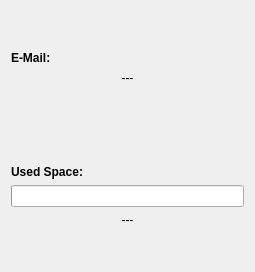
<?xml version="1.0" encoding="UTF-8"?>
<ui version="4.0">
 <class>AccountInfoPage</class>
 <widget class="QWidget" name="AccountInfoPage">
  <property name="geometry">
   <rect>
    <x>0</x>
    <y>0</y>
    <width>255</width>
    <height>272</height>
   </rect>
  </property>
  <property name="contextMenuPolicy">
   <enum>Qt::NoContextMenu</enum>
  </property>
  <property name="windowTitle">
   <string>Form</string>
  </property>
  <layout class="QVBoxLayout" name="verticalLayout_4">
   <item>
    <layout class="QVBoxLayout" name="verticalLayout">
     <item>
      <spacer name="verticalSpacer_2">
       <property name="orientation">
        <enum>Qt::Vertical</enum>
       </property>
       <property name="sizeHint" stdset="0">
        <size>
         <width>20</width>
         <height>40</height>
        </size>
       </property>
      </spacer>
     </item>
     <item>
      <widget class="QLabel" name="emailDisplayLabel">
       <property name="font">
        <font>
         <weight>75</weight>
         <bold>true</bold>
        </font>
       </property>
       <property name="contextMenuPolicy">
        <enum>Qt::NoContextMenu</enum>
       </property>
       <property name="text">
        <string>E-Mail:</string>
       </property>
      </widget>
     </item>
     <item>
      <widget class="QLabel" name="emailLabel">
       <property name="contextMenuPolicy">
        <enum>Qt::NoContextMenu</enum>
       </property>
       <property name="text">
        <string>---</string>
       </property>
       <property name="alignment">
        <set>Qt::AlignCenter</set>
       </property>
       <property name="wordWrap">
        <bool>true</bool>
       </property>
      </widget>
     </item>
     <item>
      <spacer name="verticalSpacer">
       <property name="orientation">
        <enum>Qt::Vertical</enum>
       </property>
       <property name="sizeHint" stdset="0">
        <size>
         <width>20</width>
         <height>40</height>
        </size>
       </property>
      </spacer>
     </item>
    </layout>
   </item>
   <item>
    <layout class="QVBoxLayout" name="verticalLayout_2">
     <item>
      <spacer name="verticalSpacer_4">
       <property name="orientation">
        <enum>Qt::Vertical</enum>
       </property>
       <property name="sizeHint" stdset="0">
        <size>
         <width>20</width>
         <height>40</height>
        </size>
       </property>
      </spacer>
     </item>
     <item>
      <widget class="QLabel" name="spaceDisplayLabel">
       <property name="font">
        <font>
         <weight>75</weight>
         <bold>true</bold>
        </font>
       </property>
       <property name="contextMenuPolicy">
        <enum>Qt::NoContextMenu</enum>
       </property>
       <property name="text">
        <string>Used Space:</string>
       </property>
      </widget>
     </item>
     <item>
      <widget class="QProgressBar" name="spaceProgressBar">
       <property name="contextMenuPolicy">
        <enum>Qt::NoContextMenu</enum>
       </property>
      </widget>
     </item>
     <item>
      <widget class="QLabel" name="spaceDetailsLabel">
       <property name="contextMenuPolicy">
        <enum>Qt::NoContextMenu</enum>
       </property>
       <property name="text">
        <string>---</string>
       </property>
       <property name="alignment">
        <set>Qt::AlignCenter</set>
       </property>
       <property name="wordWrap">
        <bool>true</bool>
       </property>
      </widget>
     </item>
     <item>
      <spacer name="verticalSpacer_3">
       <property name="orientation">
        <enum>Qt::Vertical</enum>
       </property>
       <property name="sizeHint" stdset="0">
        <size>
         <width>20</width>
         <height>40</height>
        </size>
       </property>
      </spacer>
     </item>
    </layout>
   </item>
  </layout>
  <action name="referralLinkAction">
   <property name="text">
    <string>Referral Link</string>
   </property>
   <property name="toolTip">
    <string>Referral Link</string>
   </property>
  </action>
  <action name="signOutAction">
   <property name="text">
    <string>Sign Out</string>
   </property>
   <property name="toolTip">
    <string>Sign Out</string>
   </property>
  </action>
  <action name="backAction">
   <property name="text">
    <string>Back</string>
   </property>
  </action>
 </widget>
 <resources/>
 <connections/>
</ui>
